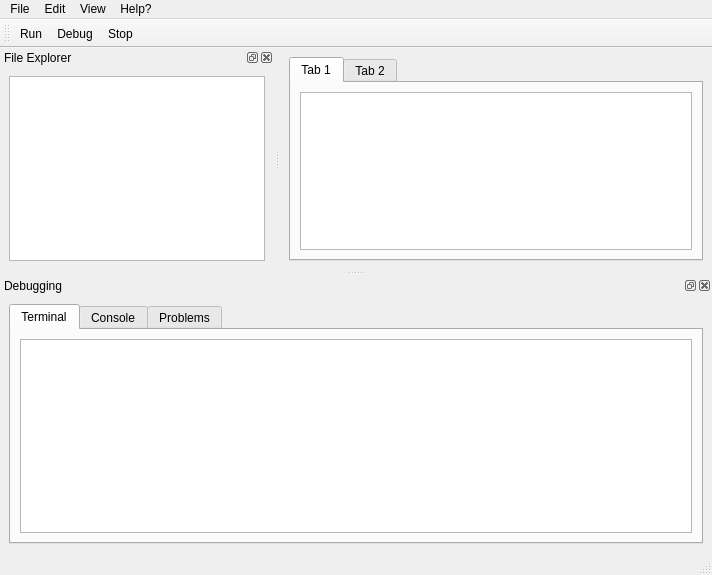
<?xml version="1.0" encoding="UTF-8"?>
<ui version="4.0">
 <class>MainWindow</class>
 <widget class="QMainWindow" name="MainWindow">
  <property name="geometry">
   <rect>
    <x>0</x>
    <y>0</y>
    <width>712</width>
    <height>575</height>
   </rect>
  </property>
  <property name="windowTitle">
   <string>Home Editor</string>
  </property>
  <property name="styleSheet">
   <string notr="true"/>
  </property>
  <widget class="QWidget" name="centralwidget">
   <layout class="QHBoxLayout" name="horizontalLayout_2">
    <item>
     <widget class="QTabWidget" name="MainEditorTabs">
      <property name="currentIndex">
       <number>0</number>
      </property>
      <widget class="QWidget" name="tab">
       <attribute name="title">
        <string>Tab 1</string>
       </attribute>
       <layout class="QVBoxLayout" name="verticalLayout_5">
        <item>
         <layout class="QVBoxLayout" name="verticalLayout_3">
          <item>
           <widget class="PythonCodeEditor" name="plainTextEdit_2"/>
          </item>
         </layout>
        </item>
       </layout>
      </widget>
      <widget class="QWidget" name="tab_2">
       <attribute name="title">
        <string>Tab 2</string>
       </attribute>
       <layout class="QVBoxLayout" name="verticalLayout_6">
        <item>
         <layout class="QVBoxLayout" name="verticalLayout_4">
          <item>
           <widget class="PythonCodeEditor" name="plainTextEdit"/>
          </item>
         </layout>
        </item>
       </layout>
      </widget>
     </widget>
    </item>
   </layout>
  </widget>
  <widget class="QMenuBar" name="menubar">
   <property name="geometry">
    <rect>
     <x>0</x>
     <y>0</y>
     <width>712</width>
     <height>23</height>
    </rect>
   </property>
   <widget class="QMenu" name="menuFile">
    <property name="title">
     <string>File</string>
    </property>
    <widget class="QMenu" name="menuNew">
     <property name="title">
      <string>New</string>
     </property>
     <addaction name="separator"/>
     <addaction name="actionNew_PA"/>
     <addaction name="actionNewPS"/>
    </widget>
    <widget class="QMenu" name="menuOpen">
     <property name="title">
      <string>Open</string>
     </property>
     <addaction name="actionPython_Script"/>
     <addaction name="actionPython_Projet"/>
    </widget>
    <addaction name="actionSave"/>
    <addaction name="actionSave_As"/>
    <addaction name="separator"/>
    <addaction name="menuNew"/>
    <addaction name="menuOpen"/>
   </widget>
   <widget class="QMenu" name="menuEdit">
    <property name="title">
     <string>Edit</string>
    </property>
    <addaction name="actionUndo"/>
    <addaction name="actionRedo"/>
    <addaction name="separator"/>
    <addaction name="actionPreferences"/>
   </widget>
   <widget class="QMenu" name="menuview">
    <property name="title">
     <string>View</string>
    </property>
   </widget>
   <widget class="QMenu" name="menuHelp">
    <property name="title">
     <string>Help?</string>
    </property>
   </widget>
   <addaction name="menuFile"/>
   <addaction name="menuEdit"/>
   <addaction name="menuview"/>
   <addaction name="menuHelp"/>
  </widget>
  <widget class="QStatusBar" name="statusbar"/>
  <widget class="QDockWidget" name="FileTREEDOCK">
   <property name="windowTitle">
    <string>File Explorer</string>
   </property>
   <attribute name="dockWidgetArea">
    <number>1</number>
   </attribute>
   <widget class="QWidget" name="FileTree">
    <layout class="QVBoxLayout" name="verticalLayout_2">
     <item>
      <layout class="QVBoxLayout" name="verticalLayout">
       <item>
        <widget class="QTreeView" name="treeView"/>
       </item>
      </layout>
     </item>
    </layout>
   </widget>
  </widget>
  <widget class="QToolBar" name="MainTools">
   <property name="windowTitle">
    <string>toolBar</string>
   </property>
   <attribute name="toolBarArea">
    <enum>TopToolBarArea</enum>
   </attribute>
   <attribute name="toolBarBreak">
    <bool>false</bool>
   </attribute>
   <addaction name="actionRun"/>
   <addaction name="actionDebug"/>
   <addaction name="actionStop"/>
  </widget>
  <widget class="QDockWidget" name="TerminalAppsDock">
   <property name="tabletTracking">
    <bool>true</bool>
   </property>
   <property name="windowTitle">
    <string>Debugging</string>
   </property>
   <attribute name="dockWidgetArea">
    <number>8</number>
   </attribute>
   <widget class="QWidget" name="TADContents">
    <layout class="QHBoxLayout" name="horizontalLayout">
     <item>
      <widget class="QTabWidget" name="TerminalTabWidget">
       <property name="currentIndex">
        <number>0</number>
       </property>
       <widget class="QWidget" name="TerminalTab">
        <property name="acceptDrops">
         <bool>true</bool>
        </property>
        <attribute name="title">
         <string>Terminal</string>
        </attribute>
        <layout class="QVBoxLayout" name="verticalLayout_7">
         <item>
          <layout class="QVBoxLayout" name="verticalLayout_10">
           <item>
            <widget class="QPlainTextEdit" name="Terminal">
             <property name="lineWrapMode">
              <enum>QPlainTextEdit::LineWrapMode::NoWrap</enum>
             </property>
             <property name="readOnly">
              <bool>false</bool>
             </property>
            </widget>
           </item>
          </layout>
         </item>
        </layout>
       </widget>
       <widget class="QWidget" name="ConsoleTab">
        <property name="acceptDrops">
         <bool>true</bool>
        </property>
        <attribute name="title">
         <string>Console</string>
        </attribute>
        <layout class="QVBoxLayout" name="verticalLayout_8">
         <item>
          <layout class="QVBoxLayout" name="verticalLayout_9">
           <item>
            <widget class="QPlainTextEdit" name="Console">
             <property name="lineWrapMode">
              <enum>QPlainTextEdit::LineWrapMode::NoWrap</enum>
             </property>
             <property name="readOnly">
              <bool>false</bool>
             </property>
            </widget>
           </item>
          </layout>
         </item>
        </layout>
       </widget>
       <widget class="QWidget" name="ProblemsTab">
        <attribute name="title">
         <string>Problems</string>
        </attribute>
        <layout class="QVBoxLayout" name="verticalLayout_12">
         <item>
          <layout class="QVBoxLayout" name="verticalLayout_11">
           <item>
            <widget class="QPlainTextEdit" name="problems">
             <property name="lineWrapMode">
              <enum>QPlainTextEdit::LineWrapMode::NoWrap</enum>
             </property>
             <property name="readOnly">
              <bool>true</bool>
             </property>
            </widget>
           </item>
          </layout>
         </item>
        </layout>
       </widget>
      </widget>
     </item>
    </layout>
   </widget>
  </widget>
  <action name="actionRun">
   <property name="text">
    <string>Run</string>
   </property>
   <property name="shortcut">
    <string>Ctrl+R</string>
   </property>
  </action>
  <action name="actionDebug">
   <property name="text">
    <string>Debug</string>
   </property>
  </action>
  <action name="actionStop">
   <property name="text">
    <string>Stop</string>
   </property>
  </action>
  <action name="actionSave">
   <property name="text">
    <string>Save</string>
   </property>
  </action>
  <action name="actionSave_As">
   <property name="text">
    <string>Save As..</string>
   </property>
  </action>
  <action name="actionNew_PA">
   <property name="text">
    <string>New Python Application</string>
   </property>
  </action>
  <action name="actionUndo">
   <property name="text">
    <string>Undo</string>
   </property>
  </action>
  <action name="actionRedo">
   <property name="text">
    <string>Redo</string>
   </property>
  </action>
  <action name="actionPreferences">
   <property name="text">
    <string>Preferences</string>
   </property>
  </action>
  <action name="actionNewPS">
   <property name="text">
    <string>New Python Script</string>
   </property>
  </action>
  <action name="actionPython_Script">
   <property name="text">
    <string>Python Script</string>
   </property>
  </action>
  <action name="actionPython_Projet">
   <property name="text">
    <string>Python Projet</string>
   </property>
  </action>
 </widget>
 <customwidgets>
  <customwidget>
   <class>PythonCodeEditor</class>
   <extends>QPlainTextEdit</extends>
   <header>python_code_editor.h</header>
  </customwidget>
 </customwidgets>
 <resources/>
 <connections/>
</ui>
